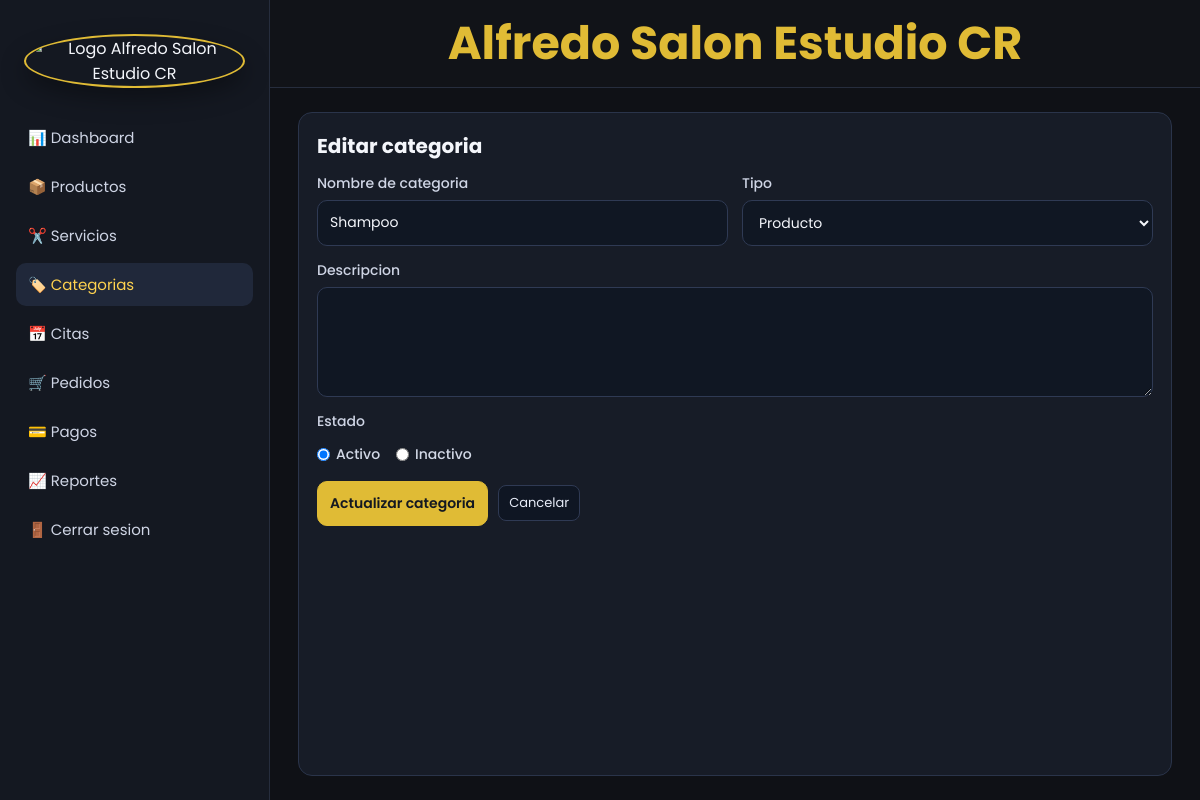
The app's page /Admin/categorias/editar.php?id=1 (signed in) with its own data.
### tables this page shows
CREATE TABLE categorias(
 id_categoria INT AUTO_INCREMENT PRIMARY KEY,
 nombre VARCHAR(100) NOT NULL,
 descripcion TEXT,
 tipo ENUM('Producto','Servicio','Ambos') DEFAULT 'Producto',
 estado ENUM('Activo','Inactivo') DEFAULT 'Activo'
);

### Admin/categorias/_data.php (called while the page is built, shortened)
<?php
function categorias_data_file(): string
{
    return __DIR__ . '/categorias_data.json';
}
function categorias_ensure_columns(PDO $pdo): void
{
    $stmtTipo = $pdo->query("SELECT COUNT(*) AS total FROM information_schema.columns WHERE table_schema = DATABASE() AND table_name = 'categorias' AND column_name = 'tipo'");
    $tieneTipo = (int)(($stmtTipo ? $stmtTipo->fetch() : ['total' => 0])['total'] ?? 0) > 0;
    $stmtEstado = $pdo->query("SELECT COUNT(*) AS total FROM information_schema.columns WHERE table_schema = DATABASE() AND table_name = 'categorias' AND column_name = 'estado'");
    $tieneEstado = (int)(($stmtEstado ? $stmtEstado->fetch() : ['total' => 0])['total'] ?? 0) > 0;
}
function categorias_cargar_desde_db(): array
{
    $pdo = obtenerConexionSalon();
    try {
        categorias_ensure_columns($pdo);
        $stmt = $pdo->query('SELECT id_categoria, nombre, descripcion, tipo, estado FROM categorias ORDER BY id_categoria ASC');
        $filas = $stmt ? $stmt->fetchAll() : [];
        $categorias = [];
        foreach ($filas as $fila) {
            $categorias[] = [
                'id' => (int)($fila['id_categoria'] ?? 0),
                'nombre' => (string)($fila['nombre'] ?? ''),
                'descripcion' => (string)($fila['descripcion'] ?? ''),
                'tipo' => (string)($fila['tipo'] ?? 'Producto'),
                'estado' => (string)($fila['estado'] ?? 'Activo'),
            ];
        }
        return $categorias;
    } catch (Throwable $e) {
        return [];
    }
}
function categorias_cargar(): array
{
    $categorias = categorias_cargar_desde_db();
    if ($categorias) {
        return $categorias;
    }
    $archivo = categorias_data_file();
    $json = json_decode(file_get_contents($archivo) ?: '[]', true);
    return array_values($json);
}
function categorias_buscar_por_id(int $id): ?array
{
    foreach (categorias_cargar() as $categoria) {
        if ((int)($categoria['id'] ?? 0) === $id) {
            return $categoria;
        }
    }
    return null;
}
$categoriasData = categorias_cargar();

### Admin/categorias/editar.php (the view, shortened to what this page needs)
<?php
require_once __DIR__ . '/_data.php';
$id = isset($_GET['id']) ? (int)$_GET['id'] : 0;
$categoria = categorias_buscar_por_id($id);
$old = $_SESSION['old_categoria_editar'] ?? [];
include(__DIR__ . '/../Includes/header.php');
?>
<div class="admin-layout">
    <?php include(__DIR__ . '/../Includes/sidebar.php'); ?>
    <main class="admin-main">
        <?php include(__DIR__ . '/../Includes/topbar.php'); ?>
        <section class="admin-content">
            <section class="admin-panel">
                <h2>Editar categoria</h2>
                <form action="actualizar.php" method="post" class="admin-form">
                    <div class="admin-form-grid">
                        <div class="admin-field">
                            <label for="nombre">Nombre de categoria</label>
                            <input type="text" id="nombre" name="nombre" maxlength="100" required value="<?php echo htmlspecialchars($old['nombre'] ?? ($categoria['nombre'] ?? ''), ENT_QUOTES, 'UTF-8'); ?>">
                        </div>
                        <div class="admin-field">
                            <label for="tipo">Tipo</label>
                            <?php $tipo = $old['tipo'] ?? ($categoria['tipo'] ?? ''); ?>
                            <select id="tipo" name="tipo" required>
                                <option value="Producto" <?php echo $tipo === 'Producto' ? 'selected' : ''; ?>>Producto</option>
                            </select>
                        </div>
                        <div class="admin-field" style="grid-column: 1 / -1;">
                            <label for="descripcion">Descripcion</label>
                            <textarea id="descripcion" name="descripcion" maxlength="600" required><?php echo htmlspecialchars($old['descripcion'] ?? ($categoria['descripcion'] ?? ''), ENT_QUOTES, 'UTF-8'); ?></textarea>
                        </div>
                        <div class="admin-field">
                            <label>Estado</label>
                            <?php $estado = $old['estado'] ?? ($categoria['estado'] ?? 'Activo'); ?>
                            <div class="admin-radios">
                                <label><input type="radio" name="estado" value="Activo" <?php echo $estado === 'Activo' ? 'checked' : ''; ?>> Activo</label>
                                <label><input type="radio" name="estado" value="Inactivo" <?php echo $estado === 'Inactivo' ? 'checked' : ''; ?>> Inactivo</label>
                            </div>
                        </div>
                    </div>
                    <div class="admin-actions-row">
                        <button type="submit" class="admin-btn">Actualizar categoria</button>
                        <a href="listar.php" class="admin-action">Cancelar</a>
                    </div>
                </form>
            </section>
        </section>
    </main>
</div>
<?php include(__DIR__ . '/../Includes/footer.php'); ?>

### Assets/css/admin.css (style rules this page uses)
* { margin: 0; padding: 0; box-sizing: border-box; }
body { font-family: 'Poppins', sans-serif; background: #0f1116; color: #f4f6fb; }
.admin-layout { min-height: 100vh; display: grid; grid-template-columns: 270px 1fr; }
.admin-main { display: grid; grid-template-rows: auto 1fr; min-width: 0; }
.admin-content { padding: 24px 28px; display: grid; gap: 18px; }
.admin-panel { background: #171c27; border: 1px solid #2a344a; border-radius: 14px; padding: 18px; }
.admin-panel h2 { font-size: 20px; margin-bottom: 8px; }
.admin-btn, .admin-input, .admin-select { border-radius: 10px; border: 1px solid #2f3a54; font-size: 14px; font-family: 'Poppins', sans-serif; padding: 11px 12px; background: #101723; color: #f4f6fb; }
.admin-btn { text-decoration: none; font-weight: 600; background: #e0bb35; border-color: #e0bb35; color: #141821; display: inline-flex; align-items: center; justify-content: center; white-space: nowrap; transition: filter .2s ease; }
.admin-action { text-decoration: none; font-size: 13px; padding: 7px 10px; border-radius: 8px; border: 1px solid #2f3a54; color: #e7ecf8; background: #0f1623; }
.admin-form { display: grid; gap: 16px; margin-top: 12px; }
.admin-form-grid { display: grid; grid-template-columns: repeat(2, minmax(220px, 1fr)); gap: 14px; }
.admin-field { display: grid; gap: 6px; }
.admin-field label { font-size: 14px; color: #cfd5e5; font-weight: 500; }
.admin-field input, .admin-field select, .admin-field textarea { border-radius: 10px; border: 1px solid #2f3a54; font-size: 14px; font-family: 'Poppins', sans-serif; padding: 11px 12px; background: #101723; color: #f4f6fb; }
.admin-field textarea { min-height: 110px; resize: vertical; }
.admin-radios { display: flex; gap: 16px; align-items: center; padding-top: 6px; }
.admin-radios label { display: inline-flex; align-items: center; gap: 6px; font-size: 14px; color: #d3d9e7; }
.admin-actions-row { display: flex; gap: 10px; align-items: center; }

### records on screen
categorias: nombre "Shampoo", tipo "Producto", estado "☑ Activo", estado "☐ Inactivo"
